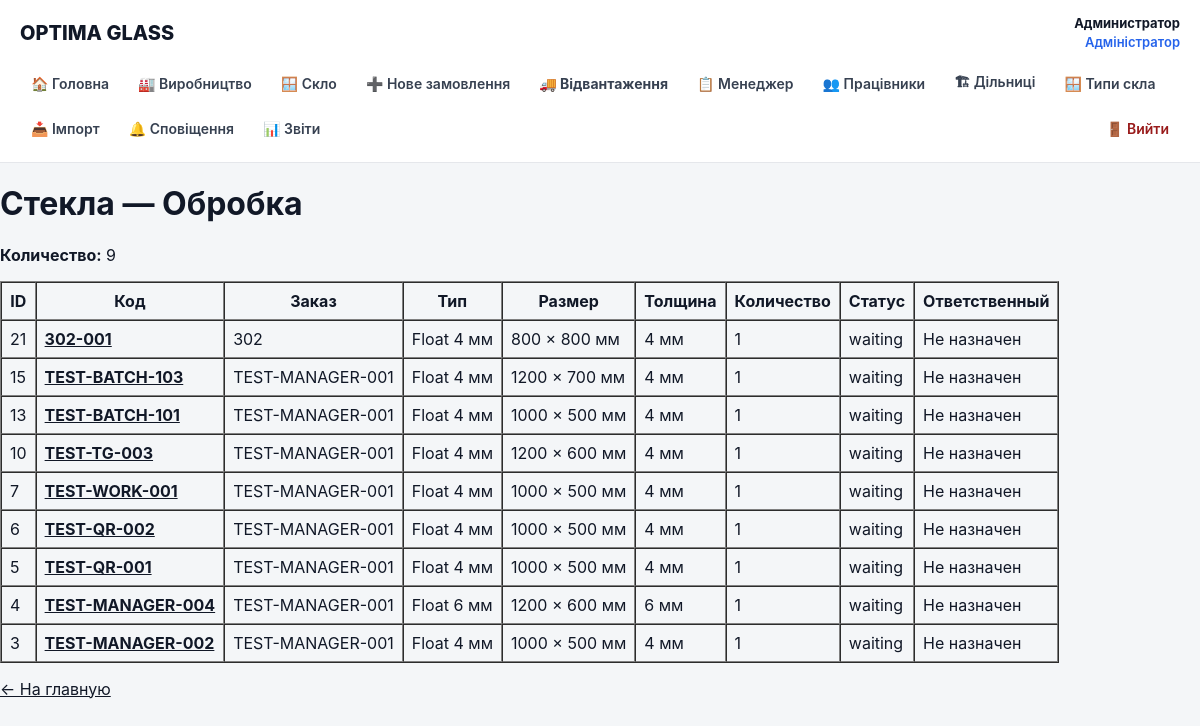
Page /stage.php?stage=Обробка (signed in) on the earlier database version.
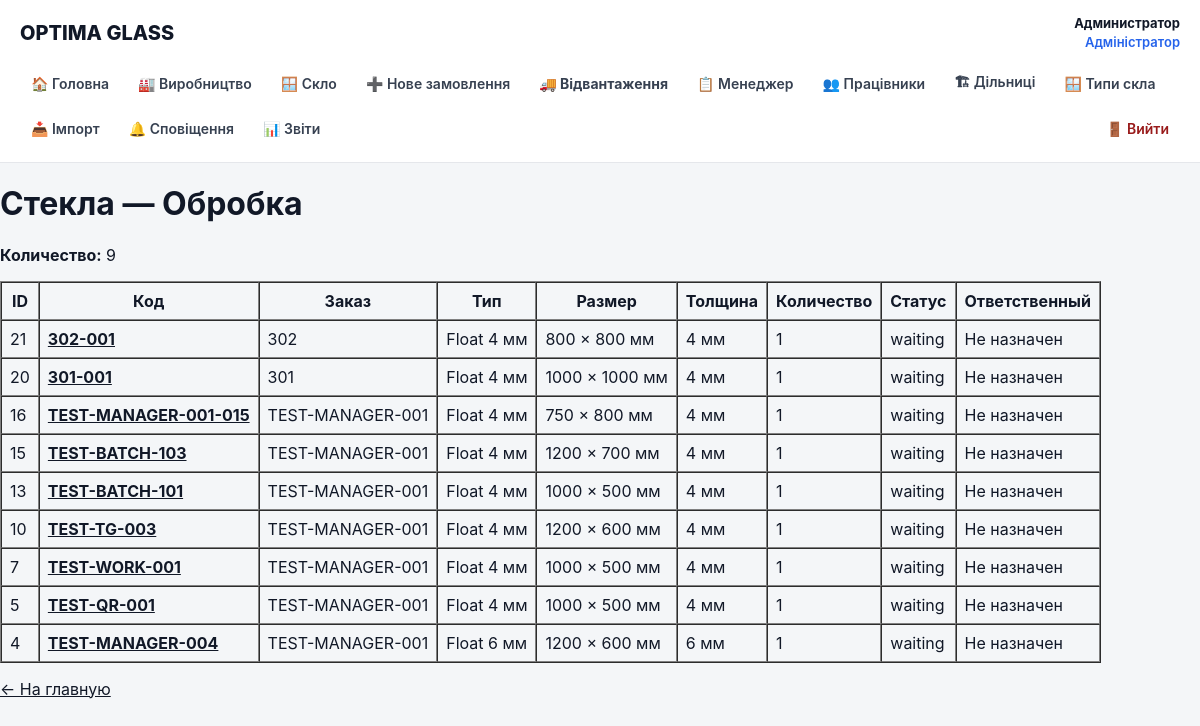
Same page on the later database version.
### tables this page shows
CREATE TABLE glasses (
        id INTEGER PRIMARY KEY AUTOINCREMENT,
        code TEXT NOT NULL UNIQUE,
        order_number TEXT,
        glass_type TEXT,
        width INTEGER,
        height INTEGER,
        quantity INTEGER NOT NULL DEFAULT 1,
        status TEXT NOT NULL DEFAULT 'created',
        current_location TEXT,
        employee_id INTEGER,
        comment TEXT,
        created_at TEXT NOT NULL DEFAULT CURRENT_TIMESTAMP,
        updated_at TEXT NOT NULL DEFAULT CURRENT_TIMESTAMP, order_id INTEGER, order_item_id INTEGER, thickness REAL, route_id INTEGER, current_step_id INTEGER,
        FOREIGN KEY (employee_id) REFERENCES users(id)
    );

### public/stage.php (the view, shortened to what this page needs)
<?php
require __DIR__ . '/../src/auth.php';
$stage = trim($_GET['stage'] ?? '');
$stmt = $db->prepare("
    SELECT
        g.id,
        g.code,
        g.order_number,
        g.glass_type,
        g.width,
        g.height,
        g.thickness,
        g.quantity,
        g.status,
        g.employee_id,
        u.name AS employee_name
    FROM glasses g
    LEFT JOIN route_steps rs
        ON rs.id = g.current_step_id
    LEFT JOIN users u
        ON u.id = g.employee_id
    WHERE rs.name = :stage
    ORDER BY g.id DESC
");
$stmt->execute([
    ':stage' => $stage,
]);
$glasses = $stmt->fetchAll();
?>
<!DOCTYPE html>
<html lang="ru">
<head>
</head>
<body>
<?php require __DIR__ . '/../src/partials/header.php'; ?>
<h1>
    Стекла — <?= htmlspecialchars($stage, ENT_QUOTES, 'UTF-8') ?>
</h1>
<p>
    <strong>Количество:</strong>
    <?= count($glasses) ?>
</p>
<?php if ($glasses): ?>
<table border="1" cellpadding="8" cellspacing="0">
    <thead>
        <tr>
            <th>ID</th>
            <th>Код</th>
            <th>Заказ</th>
            <th>Тип</th>
            <th>Размер</th>
            <th>Толщина</th>
            <th>Количество</th>
            <th>Статус</th>
            <th>Ответственный</th>
        </tr>
    </thead>
    <tbody>
    <?php foreach ($glasses as $glass): ?>
        <tr>
            <td>
                <?= (int) $glass['id'] ?>
            </td>
            <td>
                <a href="/glass.php?code=<?= urlencode($glass['code']) ?>">
                    <strong>
                        <?= htmlspecialchars($glass['code'], ENT_QUOTES, 'UTF-8') ?>
                    </strong>
                </a>
            </td>
            <td>
                <?= htmlspecialchars($glass['order_number'] ?? '', ENT_QUOTES, 'UTF-8') ?>
            </td>
            <td>
                <?= htmlspecialchars($glass['glass_type'] ?? '', ENT_QUOTES, 'UTF-8') ?>
            </td>
            <td>
                <?= (int) $glass['width'] ?>
                ×
                <?= (int) $glass['height'] ?>
                мм
            </td>
            <td>
                <?php if ($glass['thickness'] !== null): ?>
                    <?= htmlspecialchars((string) $glass['thickness'], ENT_QUOTES, 'UTF-8') ?> мм
                <?php else: ?>
                    —
                <?php endif; ?>
            </td>
            <td>
                <?= (int) $glass['quantity'] ?>
            </td>
            <td>
                <?= htmlspecialchars($glass['status'], ENT_QUOTES, 'UTF-8') ?>
            </td>
            <td>
                <?= htmlspecialchars($glass['employee_name'] ?? 'Не назначен', ENT_QUOTES, 'UTF-8') ?>
            </td>
        </tr>
    <?php endforeach; ?>
    </tbody>
</table>
<?php else: ?>
<p>
    На этом этапе сейчас нет стекол.
</p>
<?php endif; ?>
<p>
    <a href="/">← На главную</a>
</p>
</body>
</html>

Differences in the rows shown:
no longer on this page (row edited): glasses: id "6", code "TEST-QR-002", order_number "TEST-MANAGER-001", glass_type "Float 4 мм", width "1000", height "500", thickness "4", quantity "1", status "waiting", employee_name "Не назначен"
no longer on this page (row edited): glasses: id "3", code "TEST-MANAGER-002", order_number "TEST-MANAGER-001", glass_type "Float 4 мм", width "1000", height "500", thickness "4", quantity "1", status "waiting", employee_name "Не назначен"
now on this page (row edited): glasses: id "20", code "301-001", order_number "301", glass_type "Float 4 мм", width "1000", height "1000", thickness "4", quantity "1", status "waiting", employee_name "Не назначен"
now on this page (row edited): glasses: id "16", code "TEST-MANAGER-001-015", order_number "TEST-MANAGER-001", glass_type "Float 4 мм", width "750", height "800", thickness "4", quantity "1", status "waiting", employee_name "Не назначен"
